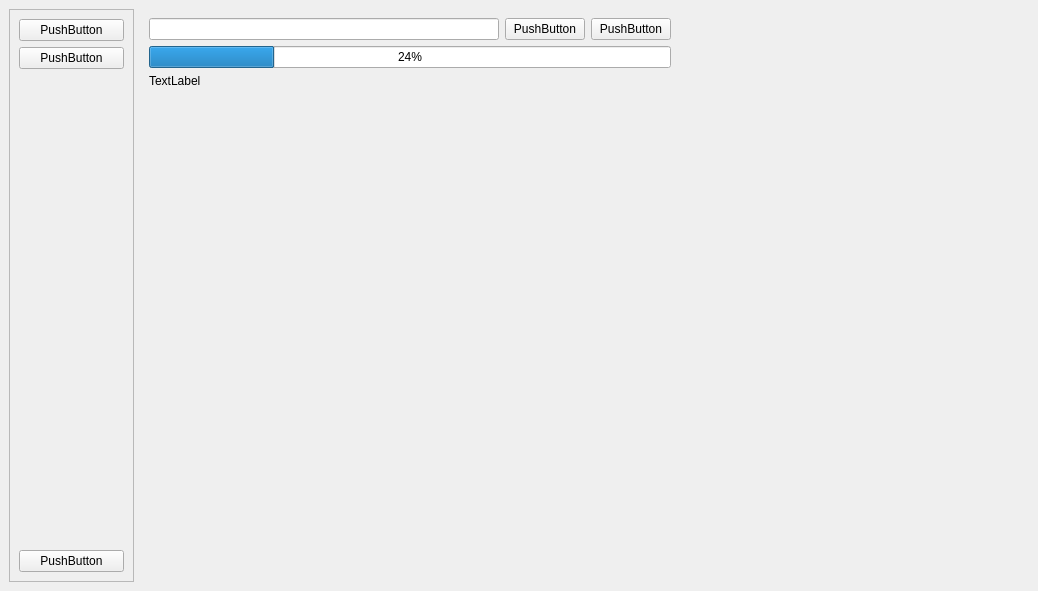
<?xml version="1.0" encoding="UTF-8"?>
<ui version="4.0">
 <class>MainWindow</class>
 <widget class="QMainWindow" name="MainWindow">
  <property name="geometry">
   <rect>
    <x>0</x>
    <y>0</y>
    <width>1038</width>
    <height>591</height>
   </rect>
  </property>
  <property name="windowTitle">
   <string>MainWindow</string>
  </property>
  <widget class="QWidget" name="centralwidget">
   <layout class="QHBoxLayout" name="horizontalLayout_2">
    <item>
     <widget class="QFrame" name="frame">
      <property name="minimumSize">
       <size>
        <width>125</width>
        <height>0</height>
       </size>
      </property>
      <property name="frameShape">
       <enum>QFrame::StyledPanel</enum>
      </property>
      <property name="frameShadow">
       <enum>QFrame::Raised</enum>
      </property>
      <layout class="QVBoxLayout" name="verticalLayout">
       <item>
        <widget class="QPushButton" name="btn_home">
         <property name="text">
          <string>PushButton</string>
         </property>
        </widget>
       </item>
       <item>
        <widget class="QPushButton" name="btn_library">
         <property name="text">
          <string>PushButton</string>
         </property>
        </widget>
       </item>
       <item>
        <spacer name="verticalSpacer">
         <property name="orientation">
          <enum>Qt::Vertical</enum>
         </property>
         <property name="sizeHint" stdset="0">
          <size>
           <width>20</width>
           <height>40</height>
          </size>
         </property>
        </spacer>
       </item>
       <item>
        <widget class="QPushButton" name="btn_settings">
         <property name="text">
          <string>PushButton</string>
         </property>
        </widget>
       </item>
      </layout>
     </widget>
    </item>
    <item>
     <widget class="QStackedWidget" name="stacked_widget">
      <property name="currentIndex">
       <number>3</number>
      </property>
      <widget class="QWidget" name="page_1">
       <layout class="QHBoxLayout" name="horizontalLayout">
        <item>
         <widget class="QScrollArea" name="scrollArea_2">
          <property name="widgetResizable">
           <bool>true</bool>
          </property>
          <widget class="QWidget" name="scrollAreaWidgetContents">
           <property name="geometry">
            <rect>
             <x>0</x>
             <y>0</y>
             <width>869</width>
             <height>553</height>
            </rect>
           </property>
           <layout class="QGridLayout" name="gridLayout_4">
            <item row="0" column="0">
             <layout class="QGridLayout" name="library_grid"/>
            </item>
           </layout>
          </widget>
         </widget>
        </item>
       </layout>
      </widget>
      <widget class="QWidget" name="page_2">
       <layout class="QGridLayout" name="gridLayout_5">
        <item row="0" column="0" rowspan="2">
         <widget class="QLabel" name="lbl_big_poster">
          <property name="minimumSize">
           <size>
            <width>171</width>
            <height>191</height>
           </size>
          </property>
          <property name="text">
           <string>TextLabel</string>
          </property>
         </widget>
        </item>
        <item row="0" column="2">
         <spacer name="verticalSpacer_2">
          <property name="orientation">
           <enum>Qt::Vertical</enum>
          </property>
          <property name="sizeHint" stdset="0">
           <size>
            <width>20</width>
            <height>40</height>
           </size>
          </property>
         </spacer>
        </item>
        <item row="1" column="1" colspan="2">
         <widget class="QLabel" name="lbl_title">
          <property name="minimumSize">
           <size>
            <width>631</width>
            <height>41</height>
           </size>
          </property>
          <property name="maximumSize">
           <size>
            <width>16777215</width>
            <height>41</height>
           </size>
          </property>
          <property name="text">
           <string>TextLabel</string>
          </property>
          <property name="wordWrap">
           <bool>true</bool>
          </property>
         </widget>
        </item>
        <item row="2" column="0" colspan="2">
         <widget class="QLabel" name="lbl_synopsis">
          <property name="minimumSize">
           <size>
            <width>621</width>
            <height>81</height>
           </size>
          </property>
          <property name="text">
           <string>TextLabel</string>
          </property>
          <property name="wordWrap">
           <bool>true</bool>
          </property>
         </widget>
        </item>
        <item row="2" column="2">
         <widget class="QComboBox" name="combo_seasons">
          <property name="minimumSize">
           <size>
            <width>201</width>
            <height>41</height>
           </size>
          </property>
         </widget>
        </item>
        <item row="3" column="0" colspan="3">
         <widget class="QScrollArea" name="scrollArea">
          <property name="minimumSize">
           <size>
            <width>871</width>
            <height>271</height>
           </size>
          </property>
          <property name="widgetResizable">
           <bool>true</bool>
          </property>
          <widget class="QWidget" name="episode_layout">
           <property name="geometry">
            <rect>
             <x>0</x>
             <y>0</y>
             <width>869</width>
             <height>269</height>
            </rect>
           </property>
           <layout class="QGridLayout" name="gridLayout_6"/>
          </widget>
         </widget>
        </item>
        <item row="0" column="1">
         <spacer name="horizontalSpacer">
          <property name="orientation">
           <enum>Qt::Horizontal</enum>
          </property>
          <property name="sizeHint" stdset="0">
           <size>
            <width>40</width>
            <height>20</height>
           </size>
          </property>
         </spacer>
        </item>
       </layout>
      </widget>
      <widget class="QWidget" name="page_3">
       <layout class="QGridLayout" name="gridLayout_2">
        <item row="0" column="0" colspan="2">
         <widget class="QWidget" name="video_container" native="true">
          <property name="styleSheet">
           <string notr="true">background-color: black;</string>
          </property>
         </widget>
        </item>
        <item row="1" column="0">
         <widget class="QSlider" name="video_slider">
          <property name="orientation">
           <enum>Qt::Horizontal</enum>
          </property>
         </widget>
        </item>
        <item row="1" column="1">
         <widget class="QLabel" name="lbl_time">
          <property name="text">
           <string>TextLabel</string>
          </property>
         </widget>
        </item>
       </layout>
      </widget>
      <widget class="QWidget" name="page_4">
       <layout class="QGridLayout" name="gridLayout">
        <item row="0" column="1">
         <widget class="QPushButton" name="btn_browse_path">
          <property name="text">
           <string>PushButton</string>
          </property>
         </widget>
        </item>
        <item row="0" column="0">
         <widget class="QLineEdit" name="edit_library_path"/>
        </item>
        <item row="4" column="4">
         <spacer name="horizontalSpacer_3">
          <property name="orientation">
           <enum>Qt::Horizontal</enum>
          </property>
          <property name="sizeHint" stdset="0">
           <size>
            <width>318</width>
            <height>20</height>
           </size>
          </property>
         </spacer>
        </item>
        <item row="0" column="2" colspan="2">
         <widget class="QPushButton" name="btn_start_scan">
          <property name="text">
           <string>PushButton</string>
          </property>
         </widget>
        </item>
        <item row="3" column="0">
         <spacer name="verticalSpacer_3">
          <property name="orientation">
           <enum>Qt::Vertical</enum>
          </property>
          <property name="sizeHint" stdset="0">
           <size>
            <width>20</width>
            <height>468</height>
           </size>
          </property>
         </spacer>
        </item>
        <item row="0" column="4" rowspan="2">
         <spacer name="horizontalSpacer_2">
          <property name="orientation">
           <enum>Qt::Horizontal</enum>
          </property>
          <property name="sizeHint" stdset="0">
           <size>
            <width>318</width>
            <height>20</height>
           </size>
          </property>
         </spacer>
        </item>
        <item row="3" column="3" rowspan="2">
         <spacer name="verticalSpacer_4">
          <property name="orientation">
           <enum>Qt::Vertical</enum>
          </property>
          <property name="sizeHint" stdset="0">
           <size>
            <width>20</width>
            <height>497</height>
           </size>
          </property>
         </spacer>
        </item>
        <item row="2" column="0">
         <widget class="QLabel" name="lbl_scan_status">
          <property name="text">
           <string>TextLabel</string>
          </property>
         </widget>
        </item>
        <item row="1" column="0" colspan="4">
         <widget class="QProgressBar" name="scan_progress">
          <property name="value">
           <number>24</number>
          </property>
         </widget>
        </item>
       </layout>
      </widget>
     </widget>
    </item>
   </layout>
  </widget>
 </widget>
 <resources/>
 <connections/>
</ui>
